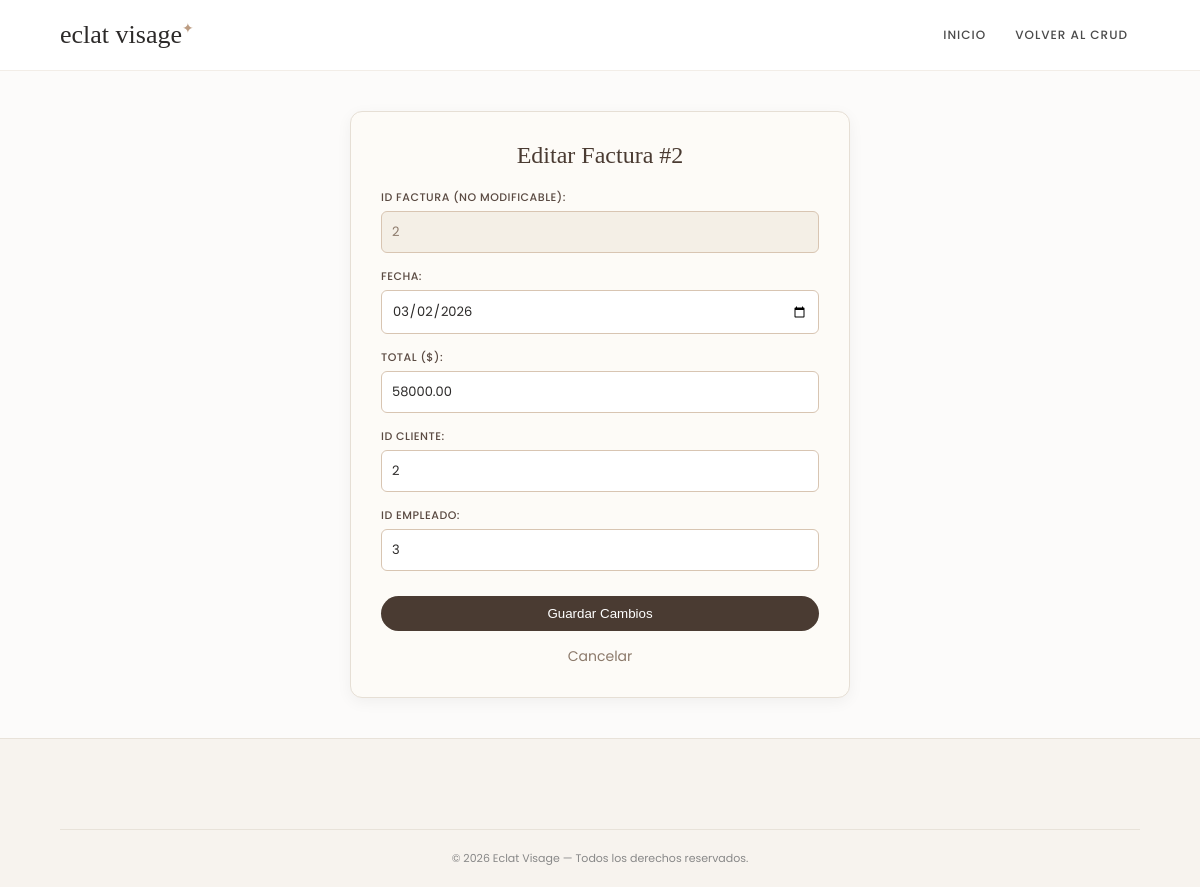
Screenshot of /CRUD/facturas_editar.php?id=2 (signed in) with the database file from the repository.
### tables this page shows
CREATE TABLE `factura` (
  `id_factura` int(11) NOT NULL AUTO_INCREMENT,
  `fecha_factura` date NOT NULL DEFAULT (CURRENT_DATE),
  `total` decimal(10,2) NOT NULL DEFAULT 0.00,
  `id_cliente` int(11) DEFAULT NULL,
  `id_empleado` int(11) DEFAULT NULL,
  PRIMARY KEY (`id_factura`),
  KEY `fk_factura_cliente` (`id_cliente`),
  KEY `fk_factura_empleado` (`id_empleado`),
  CONSTRAINT `fk_factura_cliente` FOREIGN KEY (`id_cliente`) REFERENCES `clientes` (`id_cliente`) ON DELETE SET NULL ON UPDATE CASCADE,
  CONSTRAINT `fk_factura_empleado` FOREIGN KEY (`id_empleado`) REFERENCES `empleados` (`id_empleado`) ON DELETE SET NULL ON UPDATE CASCADE
);

### CRUD/facturas_editar.php (the view, shortened to what this page needs)
<?php
include("conexion.php");
if (isset($_GET['id'])) {
    $id_factura = intval($_GET['id']);
    $resultado = $conexion->query("SELECT * FROM factura WHERE id_factura = $id_factura");
    if ($resultado->num_rows > 0) {
        $factura = $resultado->fetch_assoc();
    } else {
        header("Location: facturas_crud.php");
        exit();
    }
}
?>
<!DOCTYPE html>
<html lang="es">
<head>
    <link rel="stylesheet" href="../estilos.css">
</head>
<body>
    <header class="header">
        <div class="logo">eclat visage<span>✦</span></div>
        <nav class="nav">
            <a href="../index.html">INICIO</a>
            <a href="facturas_crud.php">VOLVER AL CRUD</a>
        </nav>
    </header>
    <main>
        <div class="form-container">
            <h2>Editar Factura #<?php echo $factura['id_factura']; ?></h2>
            <form action="facturas_editar.php" method="POST">
                <div class="form-group">
                    <label>ID Factura (No modificable):</label>
                    <input type="number" value="<?php echo $factura['id_factura']; ?>" disabled>
                </div>
                <div class="form-group">
                    <label>Fecha:</label>
                    <input type="date" name="fecha_factura" value="<?php echo $factura['fecha_factura']; ?>" required>
                </div>
                <div class="form-group">
                    <label>Total ($):</label>
                    <input type="number" step="0.01" name="total" value="<?php echo $factura['total']; ?>" required>
                </div>
                <div class="form-group">
                    <label>ID Cliente:</label>
                    <input type="number" name="id_cliente" value="<?php echo $factura['id_cliente']; ?>" required>
                </div>
                <div class="form-group">
                    <label>ID Empleado:</label>
                    <input type="number" name="id_empleado" value="<?php echo $factura['id_empleado']; ?>" required>
                </div>
                <button type="submit" name="actualizar" class="btn-guardar">Guardar Cambios</button>
                <a href="facturas_crud.php" class="btn-cancelar">Cancelar</a>
            </form>
        </div>
    </main>
    <footer class="footer">
        <div class="copyright">
            © 2026 Eclat Visage — Todos los derechos reservados.
        </div>
    </footer>
</body>
</html>

### estilos.css (style rules this page uses)
* { margin: 0; padding: 0; box-sizing: border-box; }
body { font-family: 'Poppins', sans-serif; background-color: #fcfbfa; color: #2c2a29; min-height: 100vh; display: flex; flex-direction: column; }
.header { display: flex; justify-content: space-between; align-items: center; padding: 20px 5%; background-color: #ffffff; border-bottom: 1px solid #f2ede7; }
.logo { font-family: 'Playfair Display', serif; font-size: 26px; font-weight: 500; }
.logo span { font-size: 14px; color: #bc9c82; vertical-align: super; }
.nav { display: flex; align-items: center; flex-wrap: wrap; gap: 5px; }
.nav a { text-decoration: none; color: #4a4a4a; font-size: 12px; font-weight: 500; margin: 0 12px; letter-spacing: 1px; transition: color 0.3s ease; }
.registro-card, .form-container { background-color: #ffffff; width: 100%; max-width: 450px; padding: 40px 35px; border-radius: 8px; box-shadow: 0 10px 25px rgba(0, 0, 0, 0.05); text-align: center; border: 1px solid #f2ede7; margin: 40px auto; }
.registro-card h2, .form-container h2 { font-family: 'Playfair Display', serif; font-size: 24px; font-weight: 500; color: #2c2a29; margin-bottom: 6px; }
.registro-card .campo, .form-group { text-align: left; margin-bottom: 18px; }
.registro-card label, .form-group label { display: block; font-size: 11px; font-weight: 600; letter-spacing: 0.5px; color: #4a4a4a; text-transform: uppercase; margin-bottom: 6px; }
.registro-card input, .form-group input, .form-group textarea { width: 100%; padding: 12px 14px; border: 1px solid #e3d4c7; border-radius: 4px; font-family: 'Poppins', sans-serif; font-size: 13px; color: #2c2a29; background-color: #fcfbfa; outline: none; transition: all 0.3s ease; box-sizing: border-box; }
.footer, .footer-crud { background-color: #f7f3ee; color: #333; padding: 50px 5% 20px; border-top: 1px solid #e8e2d9; font-size: 13px; }
.copyright { text-align: center; margin-top: 40px; padding-top: 20px; border-top: 1px solid #e8e2d9; color: #888; font-size: 11px; }

### CRUD/facturas_editar.php (style rules this page uses)
.form-container { max-width: 500px; margin: 40px auto; background: #fdfbf7; padding: 30px; border-radius: 12px; box-shadow: 0 4px 15px rgba(0,0,0,0.05); border: 1px solid #e6dfd5; }
.form-container h2 { font-family: 'Playfair Display', serif; color: #4a3b32; margin-bottom: 20px; text-align: center; }
.form-group { margin-bottom: 15px; }
.form-group label { display: block; margin-bottom: 5px; color: #5a4a42; font-weight: 500; }
.form-group input { width: 100%; padding: 10px; border: 1px solid #d8c5b2; border-radius: 6px; background: #fff; box-sizing: border-box; font-family: 'Poppins', sans-serif; }
.form-group input:disabled { background-color: #f4efe6; color: #8c7a6b; }
.btn-guardar { background-color: #4a3b32; color: #fff; padding: 10px 20px; border: none; border-radius: 20px; cursor: pointer; font-weight: 500; width: 100%; margin-top: 10px; transition: background 0.3s; }
.btn-cancelar { display: block; text-align: center; margin-top: 15px; color: #8c7a6b; text-decoration: none; font-size: 14px; }

### rows the page displays
factura: id_factura "2", fecha_factura "03/02/2026", total "58000.00", id_cliente "2", id_empleado "3"
